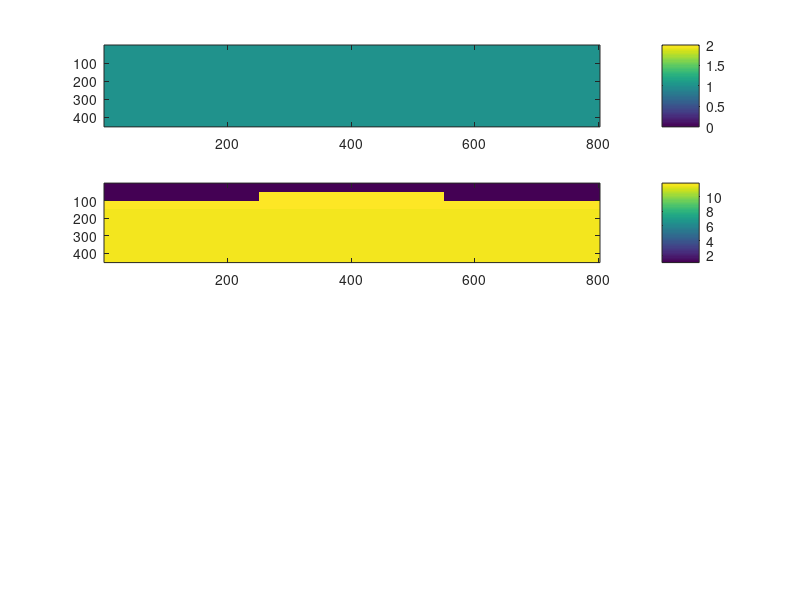

Recreate this plot in MATLAB. (Note: this script raises an error after producing the figure.)
clear all
clc
close all

slab_height = 0.5e-6;

lambda0 = 1.15e-6;
k0 = 2*pi/lambda0;
ncore = 3.44;
nsub = 3.40;
nair = 1.0;
ridge_width = 3e-6;
ridge_height = 1e-6 - slab_height;
slab_width = 8e-6;
sub_height = 3e-6;
air_height = 0.5e-6;

dx = 0.02e-6;
dy = 0.02e-6;
Nx = round((air_height + ridge_height + slab_height + sub_height)/dx) +1;
Ny = round(slab_width/dy) +1;
%%
Nx2 = 2*Nx;
dx2 = dx/2;
Ny2 = 2*Ny;
dy2 = dy/2;

nx1 = 1 + round(air_height/dx2);
nx2 = nx1 + round(ridge_height/dx2) - 1;
nx3 = nx2 + 1;
nx4 = nx3 + round(slab_height/dx2) - 1;
nx5 = nx4 + 1;

ny1 = 1 + round((slab_width-ridge_width)/2/dy2);
ny2 = ny1 + round(ridge_width/dy2) - 1;

ER2 = nsub^2*ones(Nx2,Ny2);
ER2(1:nx2,:) = nair^2;
ER2(nx3:nx4,:) = ncore^2;
ER2(nx1:nx2,ny1:ny2) = ncore^2;

UR2 = 1*ones(Nx2,Ny2);

subplot(4,1,1);
imagesc(UR2);colorbar;
subplot(4,1,2);
imagesc(ER2);colorbar;

URxx = UR2;
URyy = UR2;
URzz = UR2;
ERxx = ER2;
ERyy = ER2;
ERzz = ER2;

URxx = URxx(1:2:Nx2,2:2:Ny2);
URyy = URyy(2:2:Nx2,1:2:Ny2);
URzz = URzz(2:2:Nx2,2:2:Ny2);
ERxx = ERxx(2:2:Nx2,1:2:Ny2);
ERyy = ERyy(1:2:Nx2,2:2:Ny2);
ERzz = ERzz(1:2:Nx2,1:2:Ny2);

URxx = diag(sparse(URxx(:)));
URyy = diag(sparse(URyy(:)));
URzz = diag(sparse(URzz(:)));
ERxx = diag(sparse(ERxx(:)));
ERyy = diag(sparse(ERyy(:)));
ERzz = diag(sparse(ERzz(:)));

%%
[DEX,DEY,DHX,DHY] = yeeder([Nx Ny],[dx dy]*k0,[0 0]);
%%
OMEGA_xx_square = DEX*ERzz^(-1)*DHY*DHX*URzz^(-1)*DEY ...
    - (DEX*ERzz^(-1)*DHX + URyy) ...
    * (DHY*URzz^(-1)*DEY + ERxx);
NSOL = 1;
[V,D] = eigs(OMEGA_xx_square, NSOL, -ncore^2);
D = diag(D);
neff = - 1i*sqrt(D)
no = real(neff);
kappa = - imag(neff);
alpha = k0*kappa;
beta = k0*no;
VV = reshape(V(:,NSOL),Nx,Ny);
subplot(4,1,3);
imagesc((0:dx:Nx*dx)*1e6,(0:dy:Ny*dy)*1e6,abs(VV));colorbar;
%%
OMEGA_yy_square = DEY*ERzz^(-1)*DHX*DHY*URzz^(-1)*DEX ...
    - (DEY*ERzz^(-1)*DHY + URxx) ...
    * (DHX*URzz^(-1)*DEX + ERyy);
NSOL = 1;
[V,D] = eigs(OMEGA_yy_square, NSOL, -ncore^2);
D = diag(D);
neff = - 1i*sqrt(D)
no = real(neff);
kappa = - imag(neff);
alpha = k0*kappa;
beta = k0*no;
VV = reshape(V(:,NSOL),Nx,Ny);
subplot(4,1,4);
imagesc((0:dx:Nx*dx)*1e6,(0:dy:Ny*dy)*1e6,abs(VV));colorbar;